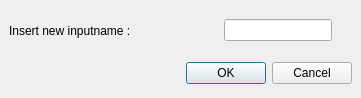
<?xml version="1.0" encoding="UTF-8"?>
<ui version="4.0">
 <class>inputname</class>
 <widget class="QDialog" name="inputname">
  <property name="geometry">
   <rect>
    <x>0</x>
    <y>0</y>
    <width>361</width>
    <height>98</height>
   </rect>
  </property>
  <property name="sizePolicy">
   <sizepolicy hsizetype="Preferred" vsizetype="Preferred">
    <horstretch>0</horstretch>
    <verstretch>0</verstretch>
   </sizepolicy>
  </property>
  <property name="minimumSize">
   <size>
    <width>361</width>
    <height>98</height>
   </size>
  </property>
  <property name="maximumSize">
   <size>
    <width>361</width>
    <height>98</height>
   </size>
  </property>
  <property name="windowTitle">
   <string>Inputname</string>
  </property>
  <property name="sizeGripEnabled">
   <bool>false</bool>
  </property>
  <layout class="QVBoxLayout">
   <property name="spacing">
    <number>6</number>
   </property>
   <property name="leftMargin">
    <number>9</number>
   </property>
   <property name="topMargin">
    <number>9</number>
   </property>
   <property name="rightMargin">
    <number>9</number>
   </property>
   <property name="bottomMargin">
    <number>9</number>
   </property>
   <item>
    <layout class="QHBoxLayout">
     <property name="spacing">
      <number>6</number>
     </property>
     <property name="leftMargin">
      <number>0</number>
     </property>
     <property name="topMargin">
      <number>0</number>
     </property>
     <property name="rightMargin">
      <number>0</number>
     </property>
     <property name="bottomMargin">
      <number>0</number>
     </property>
     <item>
      <widget class="QLabel" name="label">
       <property name="text">
        <string>Insert new inputname :</string>
       </property>
      </widget>
     </item>
     <item>
      <spacer>
       <property name="orientation">
        <enum>Qt::Horizontal</enum>
       </property>
       <property name="sizeHint" stdset="0">
        <size>
         <width>40</width>
         <height>20</height>
        </size>
       </property>
      </spacer>
     </item>
     <item>
      <widget class="QLineEdit" name="lineEditInput">
       <property name="toolTip">
        <string>For busses please input busname[7:0]</string>
       </property>
       <property name="text">
        <string/>
       </property>
      </widget>
     </item>
     <item>
      <spacer>
       <property name="orientation">
        <enum>Qt::Vertical</enum>
       </property>
       <property name="sizeHint" stdset="0">
        <size>
         <width>20</width>
         <height>16</height>
        </size>
       </property>
      </spacer>
     </item>
    </layout>
   </item>
   <item>
    <layout class="QHBoxLayout">
     <property name="spacing">
      <number>6</number>
     </property>
     <property name="leftMargin">
      <number>0</number>
     </property>
     <property name="topMargin">
      <number>0</number>
     </property>
     <property name="rightMargin">
      <number>0</number>
     </property>
     <property name="bottomMargin">
      <number>0</number>
     </property>
     <item>
      <spacer>
       <property name="orientation">
        <enum>Qt::Horizontal</enum>
       </property>
       <property name="sizeHint" stdset="0">
        <size>
         <width>131</width>
         <height>31</height>
        </size>
       </property>
      </spacer>
     </item>
     <item>
      <widget class="QPushButton" name="okButton">
       <property name="text">
        <string>OK</string>
       </property>
      </widget>
     </item>
     <item>
      <widget class="QPushButton" name="cancelButton">
       <property name="text">
        <string>Cancel</string>
       </property>
      </widget>
     </item>
    </layout>
   </item>
  </layout>
 </widget>
 <resources/>
 <connections>
  <connection>
   <sender>okButton</sender>
   <signal>clicked()</signal>
   <receiver>inputname</receiver>
   <slot>accept()</slot>
   <hints>
    <hint type="sourcelabel">
     <x>278</x>
     <y>253</y>
    </hint>
    <hint type="destinationlabel">
     <x>96</x>
     <y>254</y>
    </hint>
   </hints>
  </connection>
  <connection>
   <sender>cancelButton</sender>
   <signal>clicked()</signal>
   <receiver>inputname</receiver>
   <slot>reject()</slot>
   <hints>
    <hint type="sourcelabel">
     <x>369</x>
     <y>253</y>
    </hint>
    <hint type="destinationlabel">
     <x>179</x>
     <y>282</y>
    </hint>
   </hints>
  </connection>
 </connections>
</ui>
